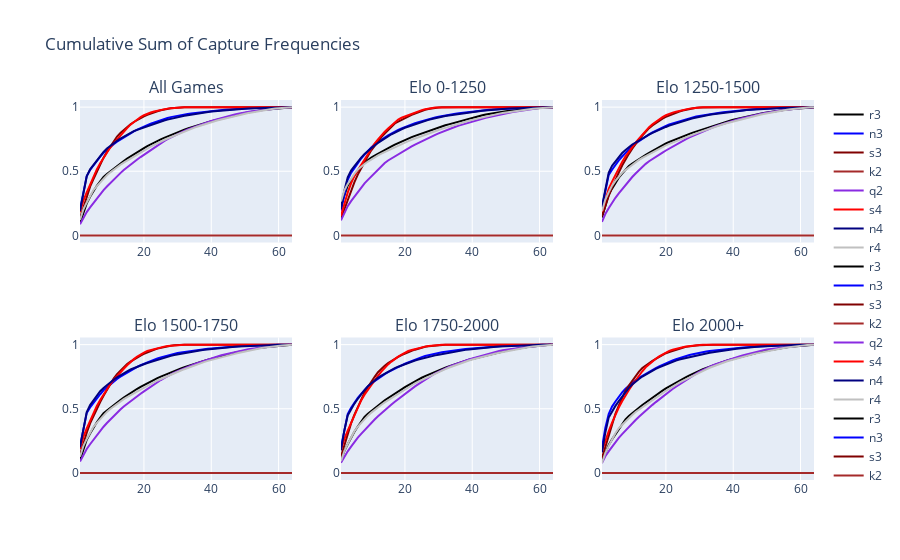

Notebook code for this chart:
### Code cell
pieces = ([rooks[2]] + [knights[2]] + [bishops[2]] + [kings[1]] + 
                  [queens[1]] + [bishops[3]] + [knights[3]] + [rooks[3]]
                 )

color_list = ['black', 'blue', 'maroon', 'brown', 'blueviolet', 'red', 'navy', 'silver']


new_fig = make_subplots(rows=2, cols=3, subplot_titles=('All Games', 'Elo 0-1250', 'Elo 1250-1500', 'Elo 1500-1750', 'Elo 1750-2000', 'Elo 2000+'))
fig_index = 0

for figure in b_death_list:
    scatter_data = []
    
    data = []
    for entry in figure.data[8:]:
        data.append(entry['z'].reshape(64))

    
    for entry in data:
        entry.sort()
        scatter_data.append(entry[::-1].cumsum())
    
    index = 0
    for entry in scatter_data:
        new_fig.append_trace(go.Scatter(x=list(range(1,65)), y=entry, name=pieces[index], line_color=color_list[index]), row=(fig_index//3)+1, col=(fig_index%3)+1)
        index+=1
    fig_index += 1

new_fig.update_layout(title_text='Cumulative Sum of Capture Frequencies')
